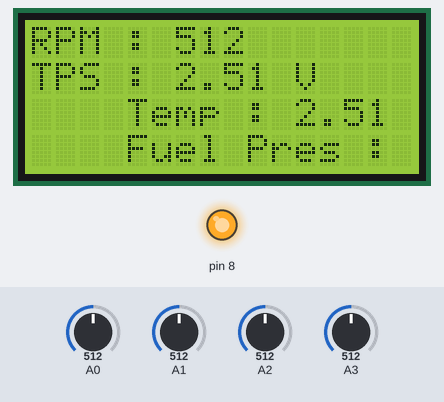
A program run on a simulated Arduino Uno, built with avr-gcc and run on an emulated ATmega328P. On the bench: 16×4 character LCD, output pins drawn as LEDs (lit = HIGH). The test bench sets the inputs (shaded band); at power-on: A0 = 512, A1 = 512, A2 = 512, A3 = 512. What the program prints to the serial monitor is not drawn.

Above: at 1.2 s.
1.3 s: A0 set to 716
At 3.1 s:
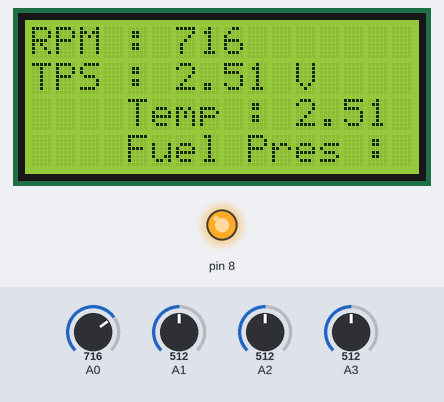
3.5 s: A1 set to 108
At 4.4 s:
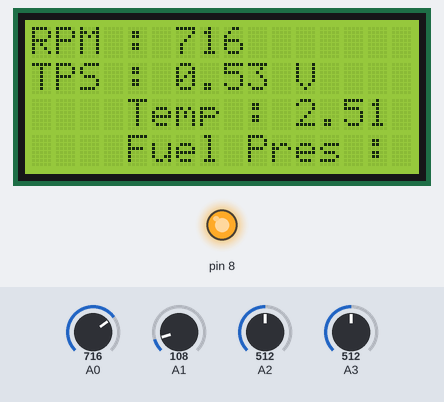
5.6 s: A1 set to 94
At 6.5 s:
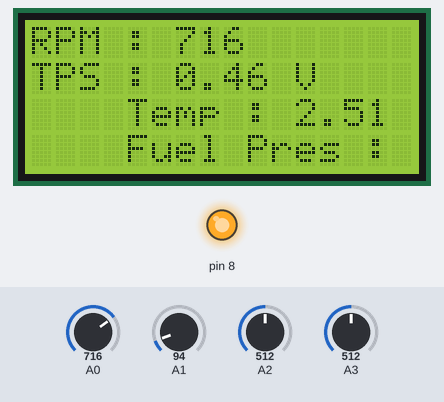
7.6 s: A2 set to 107
At 9.3 s:
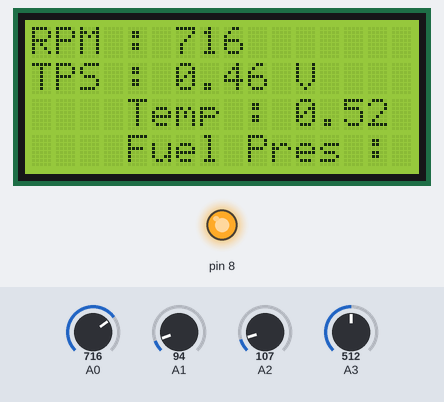
9.6 s: A2 set to 94
At 11.3 s:
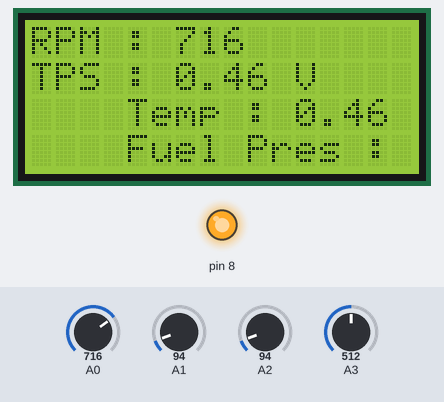
11.6 s: A3 set to 105
13.3 s: A3 set to 92
Timing chart, 0 to 16.3 s (numbered marks = the images above; inputs shaded):
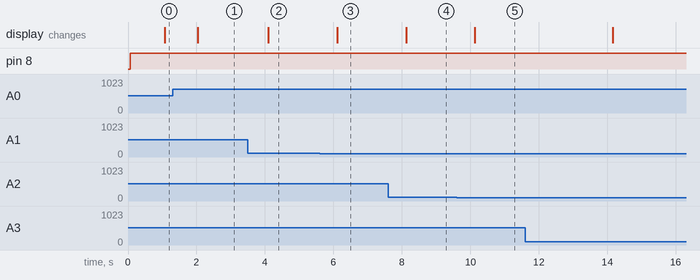

Measured:
- after the input at 1.3 s, the display: changes after 0.74 s (image 1)
- after the input at 3.5 s, the display: changes after 0.60 s (image 2)
- after the input at 5.6 s, the display: changes after 0.52 s (image 3)
- after the input at 7.6 s, the display: changes after 0.52 s (image 4)
- after the input at 9.6 s, the display: changes after 0.54 s (image 5)
- after the input at 11.6 s, every drawn part: stays the same

The program:

main.cpp
```cpp
#include <Arduino.h>
#include <LiquidCrystal_I2C.h>
#include <Wire.h>
#include <string.h>

LiquidCrystal_I2C lcd(0x27,  16, 4);

const unsigned long SAMPLE_PERIOD_MS = 10;  // 100 Hz
unsigned long lastSample = 0;
unsigned long lastLCDUpdate = 0;
unsigned long lastA0Sample = 0;
unsigned long lastRPMSample = 0;
unsigned long RPM = 0;

unsigned long currentSample;


int a0, a1, a2, a3;
float voltTPS = 0;
float fuelPresBar = 0;
float waterTempC = 0;
float voltWaterTemp = 0;
String samples[5];

void setup() {

  lcd.init();
  lcd.backlight();
  lcd.setCursor(0,0);
  Serial.begin(9600);


  pinMode(8, OUTPUT);

  // Wait briefly for USB serial (safe for Leonardo / Micro)
  unsigned long start = millis();
  while (!Serial && millis() - start < 2000) {
    lcd.print("Hello");
  }

  lcd.clear();

}

void loop() {

  digitalWrite(8,HIGH);

  currentSample = millis();

  if (currentSample - lastSample >= SAMPLE_PERIOD_MS) {
    lastSample = currentSample;

    // Read ADCs
    a0 = analogRead(A0);    // Tacho
    if(a0 - lastA0Sample >= 20){
      if(currentSample - lastRPMSample >= 10){
        RPM = 1000/(currentSample - lastRPMSample)*60;
      }
    }
    lastA0Sample = a0;
    lastRPMSample = currentSample;

    a1 = analogRead(A1);    // TPS
    voltTPS = a1*0.0049;

    a2 = analogRead(A2);    // Water Temp
    voltWaterTemp = a2*0.0049;

    // waterTempC = 1/(0.0014237 + 0.00024618*(1) + 0.00000010892 * (1));
    // ignoring the water temp for now

    a3 = analogRead(A3);    // fuel pressure
    fuelPresBar = (a3 * 0.0049 - 0.5) * 0.65;


    Serial.print(currentSample);
    Serial.print(",");
    Serial.print(a0);
    Serial.print(",");
    Serial.print(a1);
    Serial.print(",");
    Serial.print(",");
    Serial.print(a2);
    Serial.println(a3);
}


  if(currentSample -lastLCDUpdate >= 1000){


    lastLCDUpdate = currentSample;

    lcd.setCursor(0,0);
    lcd.print("RPM : "); lcd.print(a0);

    lcd.setCursor(0,1);
    lcd.print("TPS : "); lcd.print(voltTPS); lcd.print(" V ");

    lcd.setCursor(0,2);
    lcd.print("Temp : "); lcd.print(voltWaterTemp); lcd.print(" V ");

    lcd.setCursor(0,3);
    if(fuelPresBar >= 0){
      lcd.print("Fuel Pres : "); lcd.print(fuelPresBar); lcd.print(" BAR");
    }
    else{
      lcd.print("Fuel Pres :"); lcd.print(fuelPresBar); lcd.print(" BAR");
    }
  }
}
```
